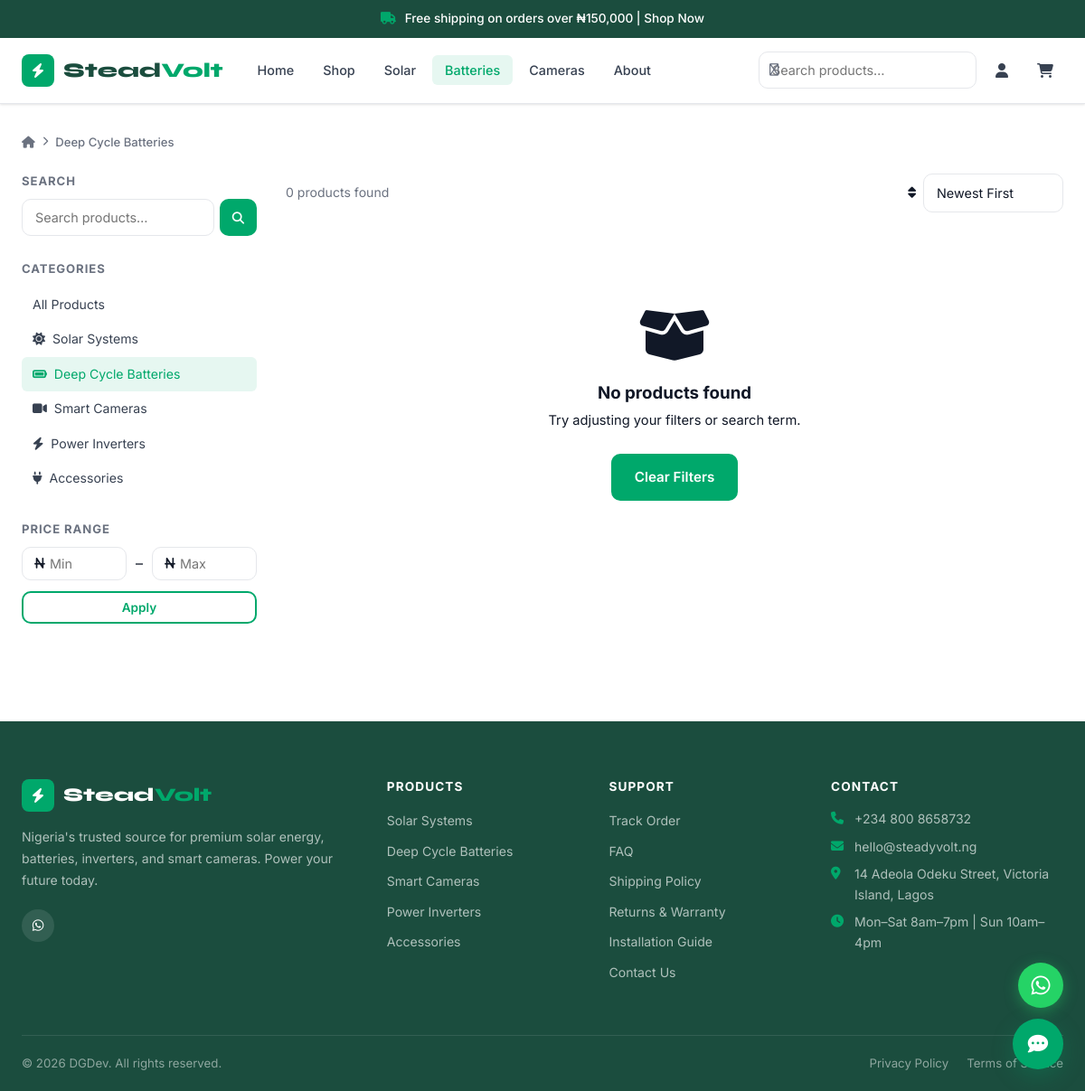
Page /batteries.php on the committed database.
### tables this page shows
CREATE TABLE settings (
  setting_key   VARCHAR(100) PRIMARY KEY,
  setting_value TEXT,
  updated_at    DATETIME DEFAULT CURRENT_TIMESTAMP ON UPDATE CURRENT_TIMESTAMP
);

CREATE TABLE categories (
  id          INT UNSIGNED AUTO_INCREMENT PRIMARY KEY,
  name        VARCHAR(100) NOT NULL,
  slug        VARCHAR(120) NOT NULL UNIQUE,
  description TEXT,
  icon        VARCHAR(50) DEFAULT 'fa-box',
  sort_order  INT DEFAULT 0
);

### batteries.php (called while the page is built, shortened)
<?php
require __DIR__ . '/shop.php';

### includes/db.php (called while the page is built, shortened)
<?php
class DB {
    private static ?PDO $pdo = null;
    public static function conn(): PDO {
        if (self::$pdo === null) {
            $dsn = sprintf('mysql:host=%s;dbname=%s;charset=%s', DB_HOST, DB_NAME, DB_CHARSET);
            $options = [
                PDO::ATTR_ERRMODE            => PDO::ERRMODE_EXCEPTION,
                PDO::ATTR_DEFAULT_FETCH_MODE => PDO::FETCH_ASSOC,
                PDO::ATTR_EMULATE_PREPARES   => false,
                PDO::MYSQL_ATTR_INIT_COMMAND => "SET NAMES utf8mb4 COLLATE utf8mb4_unicode_ci",
            ];
            try {
                self::$pdo = new PDO($dsn, DB_USER, DB_PASS, $options);
            } catch (PDOException $e) {
                if (APP_DEBUG) {
                    die('DB Connection failed: ' . $e->getMessage());
                }
                die('Service temporarily unavailable. Please try again later.');
            }
        }
        return self::$pdo;
    }
    public static function query(string $sql, array $params = []): PDOStatement {
        $stmt = self::conn()->prepare($sql);
        $stmt->execute($params);
        return $stmt;
    }
    public static function row(string $sql, array $params = []): ?array {
        $r = self::query($sql, $params)->fetch();
        return $r ?: null;
    }
    public static function all(string $sql, array $params = []): array {
        return self::query($sql, $params)->fetchAll();
    }
    public static function val(string $sql, array $params = []): mixed {
        $r = self::query($sql, $params)->fetchColumn();
        return $r === false ? null : $r;
    }
    public static function setting(string $key, mixed $default = ''): string {
        $v = self::val("SELECT setting_value FROM settings WHERE setting_key = ?", [$key]);
        return $v !== null ? $v : $default;
    }
}

### includes/functions.php (called while the page is built, shortened)
<?php
require_once __DIR__ . '/db.php';
function auth_user(): ?array {
    return $_SESSION['user'] ?? null;
}
function clean(string $str): string {
    return htmlspecialchars(trim($str), ENT_QUOTES, 'UTF-8');
}
function get_param(string $key, mixed $default = ''): mixed {
    return isset($_GET[$key]) ? trim($_GET[$key]) : $default;
}

### shop.php (the view, shortened to what this page needs)
<?php
require_once __DIR__ . '/includes/functions.php';
$cat_slug   = get_param('cat');
$min_price  = (float)get_param('min', 0);
$max_price  = (float)get_param('max', 9999999);
$sort       = get_param('sort', 'newest');
$search     = get_param('q');
$where  = ['p.is_active = 1'];
$params = [];
if ($cat_slug) {
    $where[]  = 'c.slug = ?';
    $params[] = $cat_slug;
}
$where_sql = 'WHERE ' . implode(' AND ', $where);
$total = (int)DB::val(
    "SELECT COUNT(DISTINCT p.id)
     FROM products p
     LEFT JOIN categories c ON c.id = p.category_id
     LEFT JOIN brands b ON b.id = p.brand_id
     {$where_sql}",
    $params
);
$categories = DB::all("SELECT * FROM categories ORDER BY sort_order");
$current_cat= $cat_slug ? DB::row("SELECT * FROM categories WHERE slug=?", [$cat_slug]) : null;
require_once __DIR__ . '/includes/header.php';
?>
<div class="shop-page">
  <div class="container">
    <nav class="breadcrumb">
      <a href="<?= BASE_URL ?>/index.php"><i class="fas fa-home"></i></a>
      <i class="fas fa-chevron-right"></i>
      <span><?= $current_cat ? clean($current_cat['name']) : 'All Products' ?></span>
    </nav>
    <div class="shop-layout">
      <aside class="shop-sidebar">
        <div class="sidebar-section">
          <h4>Search</h4>
          <form method="GET" action="">
            <div class="sidebar-search">
              <input type="text" name="q" value="<?= clean($search) ?>" placeholder="Search products…"/>
              <button type="submit"><i class="fas fa-search"></i></button>
            </div>
          </form>
        </div>
        <div class="sidebar-section">
          <h4>Categories</h4>
          <ul class="sidebar-list">
            <li><a href="<?= BASE_URL ?>/shop.php" class="<?= !$cat_slug ? 'active' : '' ?>">All Products</a></li>
            <?php foreach ($categories as $cat): ?>
            <li>
              <a href="<?= BASE_URL ?>/shop.php?cat=<?= clean($cat['slug']) ?>"
                 class="<?= $cat_slug === $cat['slug'] ? 'active' : '' ?>">
                <i class="fas <?= clean($cat['icon']) ?>"></i> <?= clean($cat['name']) ?>
              </a>
            </li>
            <?php endforeach; ?>
          </ul>
        </div>
        <div class="sidebar-section">
          <h4>Price Range</h4>
          <form method="GET" action="" id="priceForm">
            <div class="price-range-inputs">
              <div class="input-wrap">
                <input type="number" name="min" value="<?= $min_price ?: '' ?>" placeholder="Min" min="0"/>
              </div>
              <span>–</span>
              <div class="input-wrap">
                <input type="number" name="max" value="<?= ($max_price < 9999999) ? $max_price : '' ?>" placeholder="Max" min="0"/>
              </div>
            </div>
            <button type="submit" class="btn btn-outline btn-sm btn-block">Apply</button>
          </form>
        </div>
      </aside>
      <main class="shop-main">
        <div class="shop-topbar">
          <div class="shop-result-info">
            <span><?= number_format($total) ?> product<?= $total !== 1 ? 's' : '' ?> found<?= $search ? ' for "' . clean($search) . '"' : '' ?></span>
          </div>
          <div class="shop-sort">
            <label><i class="fas fa-sort"></i></label>
            <select id="sortSelect" onchange="location.href=this.value">
              <?php
              $sorts = ['newest'=>'Newest First','price_asc'=>'Price: Low to High','price_desc'=>'Price: High to Low','name'=>'Name A–Z','rating'=>'Top Rated'];
              foreach ($sorts as $val => $label):
                $url = $_SERVER['PHP_SELF'] . '?' . http_build_query(array_merge($_GET, ['sort'=>$val,'page'=>1]));
              ?>
              <option value="<?= clean($url) ?>" <?= $sort===$val?'selected':'' ?>><?= $label ?></option>
              <?php endforeach; ?>
            </select>
          </div>
        </div>
        <?php if (empty($products)): ?>
        <div class="empty-state">
          <i class="fas fa-box-open"></i>
          <h3>No products found</h3>
          <p>Try adjusting your filters or search term.</p>
          <a href="<?= BASE_URL ?>/shop.php" class="btn btn-primary">Clear Filters</a>
        </div>
        <?php endif; ?>
      </main>
    </div>
  </div>
</div>
<?php require_once __DIR__ . '/includes/footer.php'; ?>

### includes/header.php (shortened to what this page needs)
<?php
require_once __DIR__ . '/functions.php';
$announce  = DB::setting('announcement_bar', '');
$user      = auth_user();
$current   = basename($_SERVER['PHP_SELF'], '.php');
?>
<!DOCTYPE html>
<html lang="en">
<head>
    <link href="<?= BASE_URL ?>/fontawesome5/css/all.css" rel="stylesheet">
  <link rel="stylesheet" href="<?= BASE_URL ?>/assets/css/style.css"/>
</head>
<body>
<?php if ($announce): ?>
<div class="announcement-bar">
  <i class="fas fa-truck"></i> <?= clean($announce) ?>
</div>
<?php endif; ?>
<header id="header">
  <div class="container">
    <nav class="nav-inner">
      <a href="<?= BASE_URL ?>/index.php" class="nav-logo">
        <div class="logo-mark"><i class="fas fa-bolt"></i></div>
        <span>Stead<em>Volt</em></span>
      </a>
      <ul class="nav-links">
        <li><a href="<?= BASE_URL ?>/index.php" <?= $current==='index'?'class="active"':'' ?>>Home</a></li>
        <li><a href="<?= BASE_URL ?>/shop.php"   <?= $current==='shop'  ?'class="active"':'' ?>>Shop</a></li>
        <li><a href="<?= BASE_URL ?>/solar.php"  <?= $current==='solar' ?'class="active"':'' ?>>Solar</a></li>
        <li><a href="<?= BASE_URL ?>/batteries.php" <?= $current==='batteries'?'class="active"':'' ?>>Batteries</a></li>
        <li><a href="<?= BASE_URL ?>/cameras.php"   <?= $current==='cameras'  ?'class="active"':'' ?>>Cameras</a></li>
        <li><a href="<?= BASE_URL ?>/pages/about.php" <?= $current==='about'?'class="active"':'' ?>>About</a></li>
      </ul>
      <div class="nav-actions">
        <div class="search-bar" id="searchBar">
          <i class="far fa-search"></i>
          <input type="text" id="siteSearch" placeholder="Search products…" autocomplete="off"/>
        </div>
        <?php if ($user): ?>
        <div class="nav-user-dropdown">
          <button class="nav-icon-btn user-toggle" title="Account">
            <?php if ($user['avatar']): ?>
              <img src="<?= avatar_url($user['avatar']) ?>" class="nav-avatar" alt="avatar"/>
            <?php else: ?>
              <i class="fas fa-user-circle" style="font-size:1.4rem"></i>
            <?php endif; ?>
          </button>
          <div class="user-dropdown-menu">
            <div class="udm-header">
              <strong><?= clean($user['first_name'] . ' ' . $user['last_name']) ?></strong>
              <span><?= clean($user['email']) ?></span>
            </div>
            <a href="<?= BASE_URL ?>/pages/profile.php"><i class="fas fa-user"></i> My Account</a>
            <a href="<?= BASE_URL ?>/pages/profile-orders.php"><i class="fas fa-shopping-bag"></i> My Orders</a>
            <a href="<?= BASE_URL ?>/pages/profile-wishlist.php"><i class="fas fa-heart"></i> Wishlist</a>
            <?php if (is_admin()): ?>
            <a href="<?= BASE_URL ?>/admin/dashboard.php"><i class="fas fa-tachometer-alt"></i> Admin Panel</a>
            <?php endif; ?>
            <div class="udm-divider"></div>
            <a href="<?= BASE_URL ?>/api/auth.php?action=logout"><i class="fas fa-sign-out-alt"></i> Logout</a>
          </div>
        </div>
        <?php else: ?>
        <a href="<?= BASE_URL ?>/pages/login.php" class="nav-icon-btn" title="Sign In">
          <i class="fas fa-user"></i>
        </a>
        <?php endif; ?>
        <a href="<?= BASE_URL ?>/cart.php" class="nav-icon-btn cart-btn" aria-label="Cart">
          <i class="fas fa-shopping-cart"></i>
        </a>
      </div>
    </nav>
  </div>
</header>

### includes/footer.php (shortened to what this page needs)
<?php
$whatsapp         = DB::setting('site_whatsapp', '');
$site_email       = DB::setting('site_email', 'hello@steadvolt.ng');
$site_phone       = DB::setting('site_phone', '+234 800 8658732');
$site_address     = DB::setting('site_address', '14 Adeola Odeku, VI, Lagos');
?>
<footer class="site-footer">
  <div class="container">
    <div class="footer-grid">
      <div class="footer-brand">
        <a href="<?= BASE_URL ?>/index.php" class="footer-logo">
          <div class="logo-mark"><i class="fas fa-bolt"></i></div>
          <span>Stead<em>Volt</em></span>
        </a>
        <p>Nigeria's trusted source for premium solar energy, batteries, inverters, and smart cameras. Power your future today.</p>
        <div class="footer-social">
          <?php if ($whatsapp): ?><a href="https://wa.me/<?= preg_replace('/\D/', '', $whatsapp) ?>" target="_blank" aria-label="WhatsApp"><i class="fab fa-whatsapp"></i></a><?php endif; ?>
        </div>
      </div>
      <div class="footer-col">
        <h4>Products</h4>
        <ul>
          <li><a href="<?= BASE_URL ?>/solar.php">Solar Systems</a></li>
          <li><a href="<?= BASE_URL ?>/batteries.php">Deep Cycle Batteries</a></li>
          <li><a href="<?= BASE_URL ?>/cameras.php">Smart Cameras</a></li>
          <li><a href="<?= BASE_URL ?>/shop.php?cat=inverters">Power Inverters</a></li>
          <li><a href="<?= BASE_URL ?>/shop.php?cat=accessories">Accessories</a></li>
        </ul>
      </div>
      <div class="footer-col">
        <h4>Support</h4>
        <ul>
          <li><a href="<?= BASE_URL ?>/pages/track-order.php">Track Order</a></li>
          <li><a href="<?= BASE_URL ?>/pages/faq.php">FAQ</a></li>
          <li><a href="<?= BASE_URL ?>/pages/shipping-policy.php">Shipping Policy</a></li>
          <li><a href="<?= BASE_URL ?>/pages/returns-warranty.php">Returns & Warranty</a></li>
          <li><a href="<?= BASE_URL ?>/pages/installation-guide.php">Installation Guide</a></li>
          <li><a href="<?= BASE_URL ?>/pages/contact.php">Contact Us</a></li>
        </ul>
      </div>
      <div class="footer-col">
        <h4>Contact</h4>
        <ul class="footer-contact-list">
          <li><i class="fas fa-phone"></i> <a href="tel:<?= preg_replace('/\s/', '', $site_phone) ?>"><?= clean($site_phone) ?></a></li>
          <li><i class="fas fa-envelope"></i> <a href="mailto:<?= clean($site_email) ?>"><?= clean($site_email) ?></a></li>
          <li><i class="fas fa-map-marker-alt"></i> <?= clean($site_address) ?></li>
          <li><i class="fas fa-clock"></i> Mon–Sat 8am–7pm | Sun 10am–4pm</li>
        </ul>
      </div>
    </div>
    <div class="footer-bottom">
      <p>&copy; <?= date('Y') ?> DGDev. All rights reserved.</p>
      <div class="footer-bottom-links">
        <a href="<?= BASE_URL ?>/pages/privacy.php">Privacy Policy</a>
        <a href="<?= BASE_URL ?>/pages/terms.php">Terms of Service</a>
      </div>
    </div>
  </div>
</footer>
<div id="chatbotWidget" class="chatbot-widget">
  <button id="chatbotToggle" class="chatbot-toggle" aria-label="Open chat">
    <i class="fas fa-comment-dots chatbot-icon-open"></i>
  </button>
</div>
<?php if ($whatsapp): ?>
<a href="https://wa.me/<?= preg_replace('/\D/', '', $whatsapp) ?>?text=Hello+SteadVolt" class="whatsapp-float" target="_blank" aria-label="WhatsApp Chat">
  <i class="fab fa-whatsapp"></i>
</a>
<?php endif; ?>
</body>
</html>

### rows in the picture
settings: setting_value "Free shipping on orders over ₦150,000 | Shop Now"
categories: name "Deep Cycle Batteries"
categories: name "Solar Systems"
categories: name "Smart Cameras"
categories: name "Power Inverters"
categories: name "Accessories"
settings: setting_value "+234 800 8658732"
settings: setting_value "hello@steadyvolt.ng"
settings: setting_value "14 Adeola Odeku Street, Victoria Island, Lagos"

### other values in the picture
$total "0"
form field value "Newest First"
